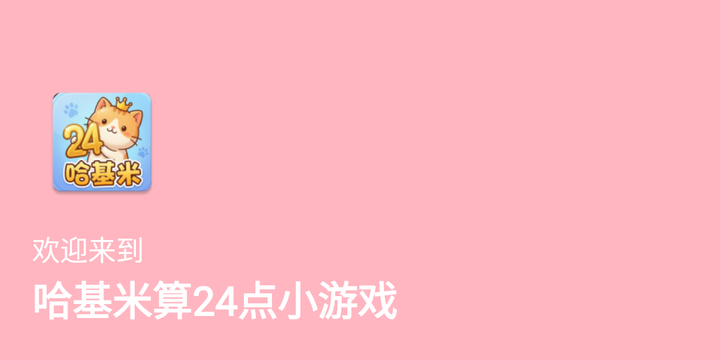
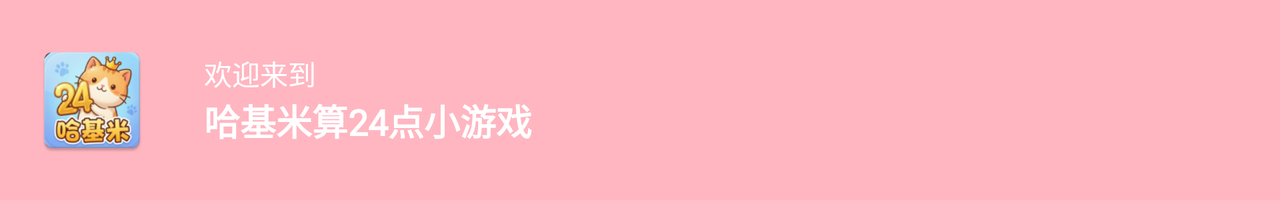

One screen, two layout resources from the same app: the default and the repository's alternative for another configuration. Each is rendered where Android would select it; the XML of both is given below.
<!-- AndroidManifest.xml: application theme Theme.Hajimi24 -->
<!-- res/layout/nav_header.xml -->
<?xml version="1.0" encoding="utf-8"?>
<LinearLayout xmlns:android="http://schemas.android.com/apk/res/android"
    android:layout_width="match_parent"
    android:layout_height="180dp"
    android:background="#FFB6C1"
    android:gravity="bottom"
    android:orientation="vertical"
    android:padding="16dp"
    android:theme="@style/ThemeOverlay.AppCompat.Dark">

    <ImageView
        android:id="@+id/imageView"
        android:layout_width="70dp"
        android:layout_height="70dp"
        android:contentDescription="Welcome Cat"
        android:paddingTop="8dp"
        android:src="@mipmap/ic_launcher" />

    <TextView
        android:layout_width="match_parent"
        android:layout_height="wrap_content"
        android:layout_marginTop="12dp"
        android:text="欢迎来到"
        android:textColor="#FFFFFF"
        android:textSize="14sp" />

    <TextView
        android:layout_width="wrap_content"
        android:layout_height="wrap_content"
        android:text="哈基米算24点小游戏"
        android:textColor="#FFFFFF"
        android:textSize="20sp"
        android:textStyle="bold" />

</LinearLayout>
<!-- resources referenced by this layout -->
<resources>
  <!-- mipmap ic_launcher: webp bitmap (mipmap-hdpi, 7444 bytes) -->
  <style name="Theme.Hajimi24" parent="Base.Theme.Hajimi24" />
  <style name="Base.Theme.Hajimi24" parent="Theme.Material3.DayNight.NoActionBar">
          
          
          
          <item name="android:fontFamily">@font/app_default_font</item>
          <item name="fontFamily">@font/app_default_font</item>
  
          
          <item name="android:textSize">16sp</item>
      </style>
</resources>
<!-- res/layout-land/nav_header.xml (the repository's variant of the layout above) -->
<!-- drawn on the phone turned sideways -->
<?xml version="1.0" encoding="utf-8"?>
<LinearLayout xmlns:android="http://schemas.android.com/apk/res/android"
    android:layout_width="match_parent"
    android:layout_height="100dp"
    android:background="@color/nav_header_bg"
    android:gravity="center_vertical"
    android:orientation="horizontal"
    android:padding="16dp">

    
    <ImageView
        android:id="@+id/imageView"
        android:layout_width="60dp"
        android:layout_height="60dp"
        android:src="@mipmap/ic_launcher" />

    
    <LinearLayout
        android:layout_width="wrap_content"
        android:layout_height="wrap_content"
        android:layout_marginStart="26dp"
        android:orientation="vertical">

        <TextView
            android:layout_width="wrap_content"
            android:layout_height="wrap_content"
            android:text="欢迎来到"
            android:textColor="#FFFFFF"
            android:textSize="14sp" />

        <TextView
            android:layout_width="wrap_content"
            android:layout_height="wrap_content"
            android:text="哈基米算24点小游戏"
            android:textColor="#FFFFFF"
            android:textSize="18sp"
            android:textStyle="bold" />
    </LinearLayout>
</LinearLayout>
<!-- resources referenced by the variant -->
<!-- as the phone turned sideways resolves them -->
<resources>
  <color name="nav_header_bg">#FFB6C1</color>
  <!-- mipmap ic_launcher: webp bitmap (mipmap-hdpi, 7444 bytes) -->
  <style name="Theme.Hajimi24" parent="Base.Theme.Hajimi24" />
  <style name="Base.Theme.Hajimi24" parent="Theme.Material3.DayNight.NoActionBar">
          
          
          
          <item name="android:fontFamily">@font/app_default_font</item>
          <item name="fontFamily">@font/app_default_font</item>
  
          
          <item name="android:textSize">16sp</item>
      </style>
</resources>
